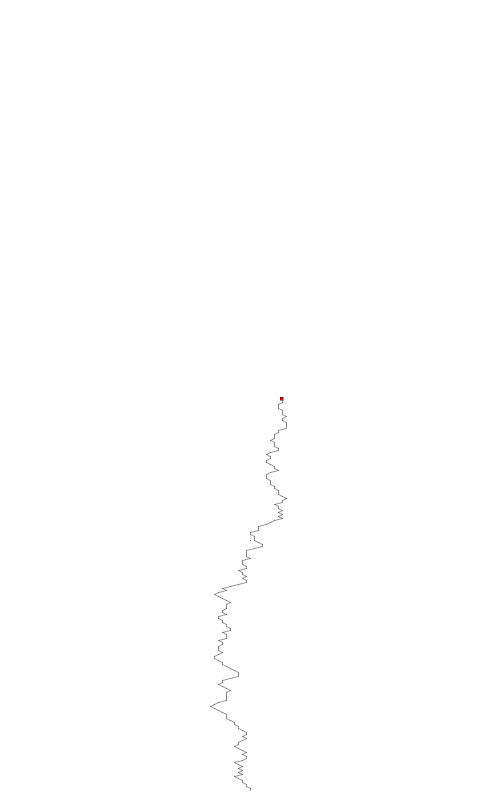
Frame 1 (no input)
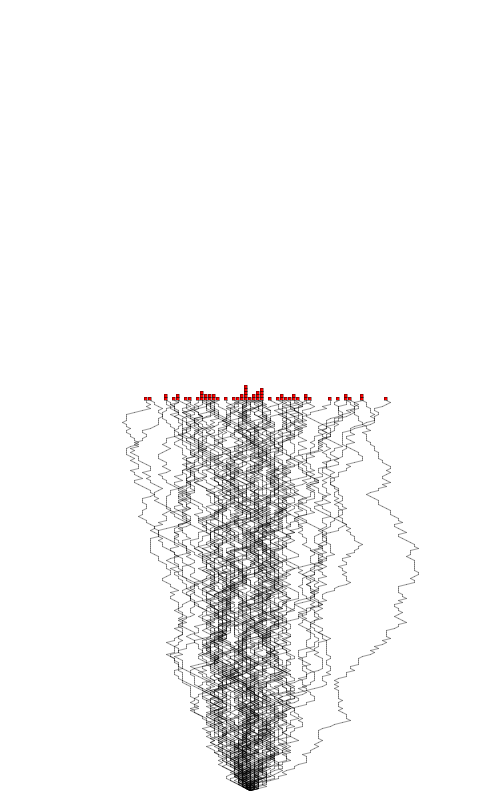
Frame 60 (the mouse pressed at the canvas centre just before this capture)
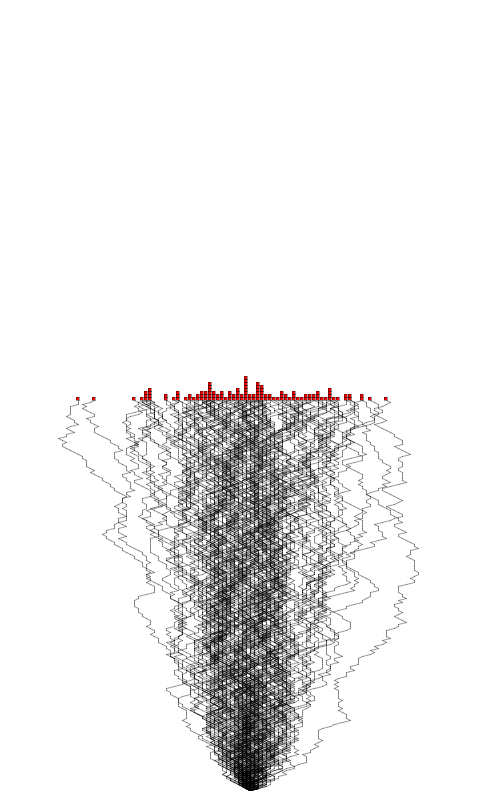
Frame 120 (the mouse held since frame 60 and released just before this capture)

The Processing sketch that drew these frames (run headless with seeded random() and noise(); from frame 60 on, the mouse is pressed at the canvas centre):

// Processing sketch: processing_42895
// ── processing_42895.pde

int[] n = new int[500];
int x0 = 250;
int y0 = 790;
int a = 0;
int y = 0;
int x = 0;

void setup() {
  size(500,800);
  smooth();
  background(255,255,255);
  for (int i = 0; i < n.length; i++) {
    n[i] = 0;
  }
}

void draw() {
  a = a+1;
  point(250,540);
  if (a < 100000) {
    y = y0;
    x = x0;
    while (y>400) {
      float blabla = random(0,8);
      stroke(0, 0, 0, 100);
      if (blabla <= 1) {
        line(x,y,x+4,y-2);
        x=x+4;
      }
      else if (blabla <= 4) {
        line(x,y,x-4,y-2);
        x=x-4;
      }
      else if (blabla <= 5) {
        line (x,y,x+8,y-2);
        x=x+8;
      }
      else if (blabla <= 8) {
        line(x,y,x,y-2);
        x=x;
      }
      y=y-2;
    }
//    background(255,255,255);
    fill(255,0,0);
    if (x < 500 & x >= 0) {
      rect(x+1, y-3*n[x], -3, -3);
    }
    n[x] = n[x] + 1;
  }
}              
